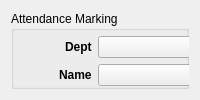
          <widget class="QWidget" name="tab_5">
           <attribute name="title">
            <string>Admin Marking</string>
           </attribute>
           <layout class="QVBoxLayout" name="verticalLayout_2">
            <item>
             <widget class="QGroupBox" name="groupBox_3">
              <property name="title">
               <string>Attendance Marking</string>
              </property>
              <widget class="QWidget" name="layoutWidget">
               <property name="geometry">
                <rect>
                 <x>17</x>
                 <y>25</y>
                 <width>521</width>
                 <height>369</height>
                </rect>
               </property>
               <layout class="QFormLayout" name="formLayout_5">
                <property name="labelAlignment">
                 <set>Qt::AlignRight|Qt::AlignTrailing|Qt::AlignVCenter</set>
                </property>
                <item row="0" column="0">
                 <widget class="QLabel" name="label_admintab_dept">
                  <property name="font">
                   <font>
                    <weight>75</weight>
                    <bold>true</bold>
                   </font>
                  </property>
                  <property name="text">
                   <string>Dept</string>
                  </property>
                 </widget>
                </item>
                <item row="0" column="1">
                 <widget class="QComboBox" name="comboBox_admintab_dept"/>
                </item>
                <item row="1" column="0">
                 <widget class="QLabel" name="label_admintab_name">
                  <property name="font">
                   <font>
                    <weight>75</weight>
                    <bold>true</bold>
                   </font>
                  </property>
                  <property name="text">
                   <string>Name</string>
                  </property>
                  <property name="alignment">
                   <set>Qt::AlignLeading|Qt::AlignLeft|Qt::AlignVCenter</set>
                  </property>
                 </widget>
                </item>
                <item row="1" column="1">
                 <widget class="QComboBox" name="comboBox_admintab_name"/>
                </item>
                <item row="2" column="0">
                 <widget class="QLabel" name="label_admintab_event">
                  <property name="font">
                   <font>
                    <weight>75</weight>
                    <bold>true</bold>
                   </font>
                  </property>
                  <property name="text">
                   <string>Event Type</string>
                  </property>
                 </widget>
                </item>
                <item row="2" column="1">
                 <widget class="QComboBox" name="comboBox_admintab_event"/>
                </item>
                <item row="3" column="0">
                 <widget class="QLabel" name="label">
                  <property name="font">
                   <font>
                    <weight>75</weight>
                    <bold>true</bold>
                   </font>
                  </property>
                  <property name="text">
                   <string>Event Date</string>
                  </property>
                 </widget>
                </item>
                <item row="3" column="1">
                 <widget class="QCalendarWidget" name="calendarWidget">
                  <property name="font">
                   <font>
                    <family>Sans Serif</family>
                    <pointsize>13</pointsize>
                    <weight>75</weight>
                    <bold>true</bold>
                    <kerning>true</kerning>
                   </font>
                  </property>
                  <property name="cursor">
                   <cursorShape>PointingHandCursor</cursorShape>
                  </property>
                  <property name="gridVisible">
                   <bool>true</bool>
                  </property>
                  <property name="verticalHeaderFormat">
                   <enum>QCalendarWidget::NoVerticalHeader</enum>
                  </property>
                  <property name="navigationBarVisible">
                   <bool>true</bool>
                  </property>
                  <property name="dateEditEnabled">
                   <bool>true</bool>
                  </property>
                 </widget>
                </item>
                <item row="4" column="0">
                 <widget class="QLabel" name="label_admintab_status">
                  <property name="font">
                   <font>
                    <weight>75</weight>
                    <bold>true</bold>
                   </font>
                  </property>
                  <property name="text">
                   <string>Status</string>
                  </property>
                 </widget>
                </item>
                <item row="4" column="1">
                 <widget class="QComboBox" name="comboBox_admintab_status"/>
                </item>
                <item row="5" column="0">
                 <widget class="QLabel" name="label_static_admintab_remarks">
                  <property name="font">
                   <font>
                    <weight>75</weight>
                    <bold>true</bold>
                   </font>
                  </property>
                  <property name="text">
                   <string>Remarks</string>
                  </property>
                 </widget>
                </item>
                <item row="5" column="1">
                 <widget class="QLabel" name="label_admintab_dynamic_remarks">
                  <property name="text">
                   <string/>
                  </property>
                  <property name="wordWrap">
                   <bool>true</bool>
                  </property>
                 </widget>
                </item>
               </layout>
              </widget>
              <widget class="QWidget" name="layoutWidget">
               <property name="geometry">
                <rect>
                 <x>17</x>
                 <y>410</y>
                 <width>315</width>
                 <height>29</height>
                </rect>
               </property>
               <layout class="QHBoxLayout" name="horizontalLayout_7">
                <item>
                 <widget class="QPushButton" name="pushButton_submit">
                  <property name="text">
                   <string>Submit</string>
                  </property>
                 </widget>
                </item>
                <item>
                 <widget class="QPushButton" name="pushButton_delete">
                  <property name="text">
                   <string>Delete</string>
                  </property>
                 </widget>
                </item>
                <item>
                 <widget class="QPushButton" name="pushButton_reload_attlist">
                  <property name="text">
                   <string>Reload</string>
                  </property>
                 </widget>
                </item>
               </layout>
              </widget>
             </widget>
            </item>
           </layout>
          </widget>
